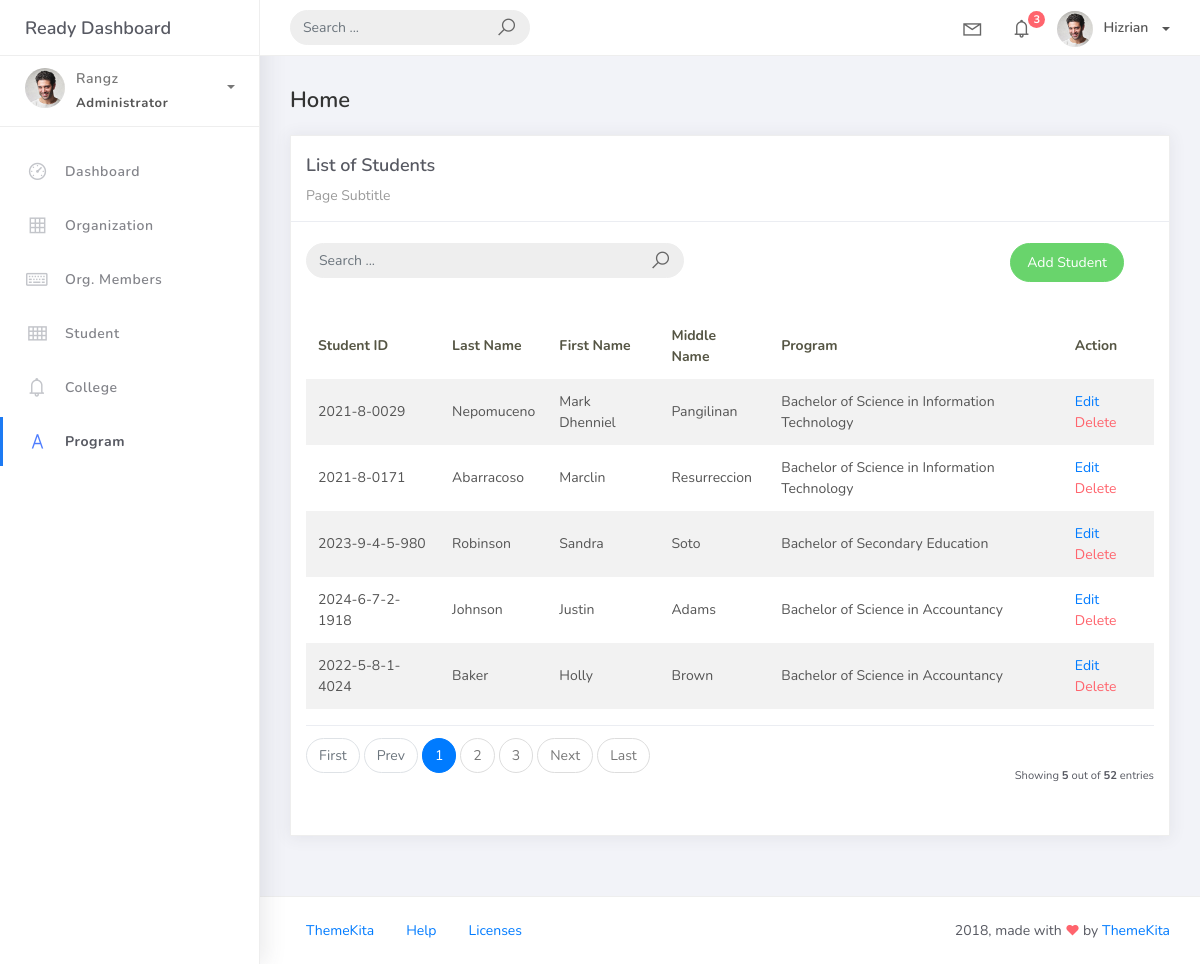
/student_list, run on an earlier commit of the app's database.
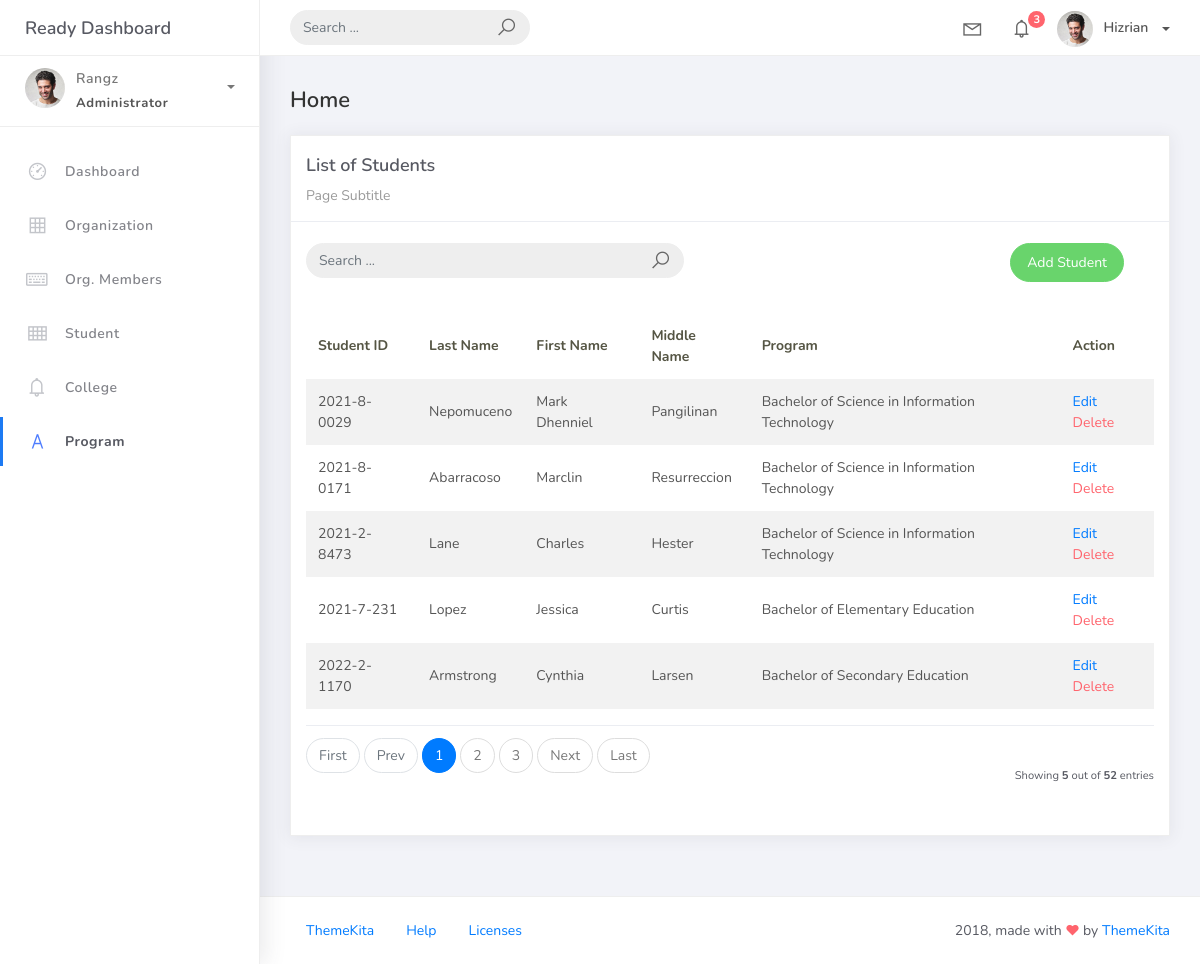
And on a later commit of the database.
### studentorg/models.py (models this page shows, shortened)
class BaseModel(models.Model):
    created_at = models.DateTimeField(auto_now_add=True)
    updated_at = models.DateTimeField(auto_now=True)
    class Meta:
        abstract = True

class Student(BaseModel):
    student_id = models.CharField(max_length=15)
    lastname = models.CharField(max_length=25)
    firstname = models.CharField(max_length=25)
    middlename = models.CharField(max_length=25, blank=True, null=True)
    program = models.ForeignKey(Program, on_delete=models.CASCADE)

class Program(BaseModel):
    prog_name = models.CharField(max_length=150)
    college = models.ForeignKey(College, on_delete=models.CASCADE)
    def __str__(self):
        return self.prog_name

### studentorg/views.py (the view)
# urls.py: path('student_list', v.StudentList.as_view(), name='student-list'),
class StudentList(ListView):
    model = Student
    context_object_name = 'student'
    template_name = 'students.html'
    paginate_by = 5
    def get_queryset(self, *args, **kwargs):
        qs = super(StudentList, self).get_queryset(*args, **kwargs)
        if self.request.GET.get("q") != None:
            query = self.request.GET.get('q')
            qs = qs.filter(Q(lastname__icontains=query) | Q(firstname__icontains=query) |
                           Q(student_id__icontains=query) | Q(middlename__icontains=query))
        return qs

### templates/students.html
{% extends 'base.html' %} {% load static %} {% block content %}
<div class="content">
    <div class="container-fluid">
        <h4 class="page-title">Home</h4>
        <div class="row">
            <div class="col-md-12">
                <div class="card">
                    <div class="card-header">
                        <div class="card-title">List of Students</div>
                        <div class="card-category">Page Subtitle</div>
                    </div>
                    <br>
                        <div class="col-md-12 row">
                            <div class="col-md-6">
                                <form class="navbar-left navbar-form nav-search mr-md-3" action="{% url 'student-list' %}">
                                    <div class="input-group">
                                        <input type="text" placeholder="Search ..." class="form-control" name="q">
                                        <div class="input-group-append">
                                        <span class="input-group-text">
                                            <i class="la la-search search-icon"></i>
                                        </span>
                                        </div>
                                    </div>
                                </form>
                            </div>
                            <div class="col-md-6">
                                <div class="pull-right">
                                    <a href="{% url 'student-add' %}" class="btn btn-success btn-rounded">Add Student</a>
                                </div>
                            </div>
                        </div>
                    <div class="card-body">
                        <table class="table table-striped mt-3">
                            <thead>
                                <tr>
                                    <th scope="col">Student ID</th>
                                    <th scope="col">Last Name</th>
                                    <th scope="col">First Name</th>
                                    <th scope="col">Middle Name</th>
                                    <th scope="col">Program</th>
                                    <th scope="col">Action</th>
                                </tr>
                            </thead>
                            <tbody>
                                {% for object in object_list %}
                                <tr>
                                    <td>{{ object.student_id }}</td>
                                    <td>{{ object.lastname }}</td>
                                    <td>{{ object.firstname }}</td>
                                    <td>{{ object.middlename }}</td>
                                    <td>{{ object.program }}</td>
                                    <td>
                                        <a href="student_list/{{ object.id }}">Edit</a>
                                        <a href="student_list/{{ object.id }}/delete" class="text-danger">Delete</a>
                                    </td>
                                </tr>
                                {% empty %}
                                <tr>
                                    <td colspan="4" style="text-align: center">
                                    <p class="text-sm font-weight-bold mb-0">No Records Found</p>
                                    </td>
                                </tr>
                                {% endfor %}
                            </tbody>
                        </table>
                        {% include 'includes/pagination.html' %}
                    </div>
                </div>
            </div>
        </div>
    </div>
</div>
{% endblock %}

What changed in the data, as far as the page shows it:
removed Student: student_id "2023-9-4-5-980", lastname "Robinson", firstname "Sandra", middlename "Soto", program "Bachelor of Secondary Education"
removed Student: student_id "2024-6-7-2-1918", lastname "Johnson", firstname "Justin", middlename "Adams", program "Bachelor of Science in Accountancy"
removed Student: student_id "2022-5-8-1-4024", lastname "Baker", firstname "Holly", middlename "Brown", program "Bachelor of Science in Accountancy"
added Student: student_id "2021-2-8473", lastname "Lane", firstname "Charles", middlename "Hester", program "Bachelor of Science in Information Technology"
added Student: student_id "2021-7-231", lastname "Lopez", firstname "Jessica", middlename "Curtis", program "Bachelor of Elementary Education"
added Student: student_id "2022-2-1170", lastname "Armstrong", firstname "Cynthia", middlename "Larsen", program "Bachelor of Secondary Education"
